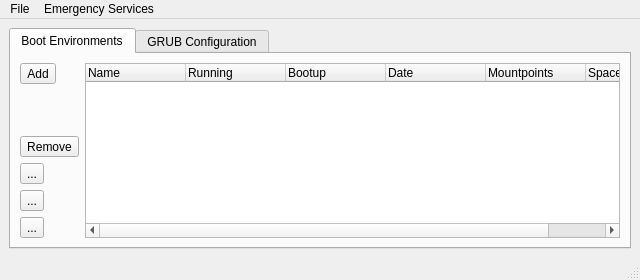
<?xml version="1.0" encoding="UTF-8"?>
<ui version="4.0">
 <class>mainUI</class>
 <widget class="QMainWindow" name="mainUI">
  <property name="geometry">
   <rect>
    <x>0</x>
    <y>0</y>
    <width>640</width>
    <height>262</height>
   </rect>
  </property>
  <property name="windowTitle">
   <string>PC-BSD Bootup Configuration</string>
  </property>
  <widget class="QWidget" name="centralwidget">
   <layout class="QVBoxLayout" name="verticalLayout">
    <item>
     <widget class="QTabWidget" name="tabWidget">
      <property name="currentIndex">
       <number>0</number>
      </property>
      <widget class="QWidget" name="tab_BE">
       <attribute name="title">
        <string>Boot Environments</string>
       </attribute>
       <layout class="QVBoxLayout" name="verticalLayout_3">
        <item>
         <layout class="QHBoxLayout" name="horizontalLayout">
          <item>
           <layout class="QVBoxLayout" name="verticalLayout_2">
            <item>
             <widget class="QToolButton" name="tool_BEadd">
              <property name="statusTip">
               <string>Create a new boot environment</string>
              </property>
              <property name="text">
               <string>Add</string>
              </property>
              <property name="icon">
               <iconset resource="pc-bootconfig.qrc">
                <normaloff>:/icons/plus.png</normaloff>:/icons/plus.png</iconset>
              </property>
             </widget>
            </item>
            <item>
             <spacer name="verticalSpacer">
              <property name="orientation">
               <enum>Qt::Vertical</enum>
              </property>
              <property name="sizeHint" stdset="0">
               <size>
                <width>20</width>
                <height>40</height>
               </size>
              </property>
             </spacer>
            </item>
            <item>
             <widget class="QToolButton" name="tool_BErem">
              <property name="statusTip">
               <string>Remove the currently selected boot environment</string>
              </property>
              <property name="text">
               <string>Remove</string>
              </property>
              <property name="icon">
               <iconset resource="pc-bootconfig.qrc">
                <normaloff>:/icons/minus.png</normaloff>:/icons/minus.png</iconset>
              </property>
             </widget>
            </item>
            <item>
             <widget class="QToolButton" name="tool_BEcp">
              <property name="statusTip">
               <string>Make a copy of the selected boot environment</string>
              </property>
              <property name="text">
               <string>...</string>
              </property>
              <property name="icon">
               <iconset resource="pc-bootconfig.qrc">
                <normaloff>:/icons/copy.png</normaloff>:/icons/copy.png</iconset>
              </property>
             </widget>
            </item>
            <item>
             <widget class="QToolButton" name="tool_BEmv">
              <property name="statusTip">
               <string>Rename the currently selected boot environment</string>
              </property>
              <property name="text">
               <string>...</string>
              </property>
              <property name="icon">
               <iconset resource="pc-bootconfig.qrc">
                <normaloff>:/icons/rename.png</normaloff>:/icons/rename.png</iconset>
              </property>
             </widget>
            </item>
            <item>
             <widget class="QToolButton" name="tool_BEactivate">
              <property name="statusTip">
               <string>Activate the selected boot environment to be used with next reboot</string>
              </property>
              <property name="text">
               <string>...</string>
              </property>
              <property name="icon">
               <iconset resource="pc-bootconfig.qrc">
                <normaloff>:/icons/star.png</normaloff>:/icons/star.png</iconset>
              </property>
             </widget>
            </item>
           </layout>
          </item>
          <item>
           <widget class="QTreeWidget" name="tree_BE">
            <property name="indentation">
             <number>0</number>
            </property>
            <attribute name="headerDefaultSectionSize">
             <number>100</number>
            </attribute>
            <column>
             <property name="text">
              <string>Name</string>
             </property>
            </column>
            <column>
             <property name="text">
              <string>Running</string>
             </property>
            </column>
            <column>
             <property name="text">
              <string>Bootup</string>
             </property>
            </column>
            <column>
             <property name="text">
              <string>Date</string>
             </property>
            </column>
            <column>
             <property name="text">
              <string>Mountpoints</string>
             </property>
            </column>
            <column>
             <property name="text">
              <string>Space</string>
             </property>
            </column>
           </widget>
          </item>
         </layout>
        </item>
       </layout>
      </widget>
      <widget class="QWidget" name="tab_GRUB">
       <attribute name="title">
        <string>GRUB Configuration</string>
       </attribute>
       <layout class="QHBoxLayout" name="horizontalLayout_5">
        <item>
         <widget class="QGroupBox" name="group_GRUBsettings">
          <property name="title">
           <string>Settings</string>
          </property>
          <layout class="QFormLayout" name="formLayout">
           <item row="3" column="0">
            <widget class="QLabel" name="label_3">
             <property name="text">
              <string>Timer</string>
             </property>
            </widget>
           </item>
           <item row="3" column="1">
            <widget class="QSpinBox" name="spin_GRUBtimer">
             <property name="statusTip">
              <string>Amount of time before the default option is started (0 deactivates automatic booting)</string>
             </property>
             <property name="suffix">
              <string> seconds</string>
             </property>
             <property name="minimum">
              <number>0</number>
             </property>
            </widget>
           </item>
           <item row="2" column="0">
            <widget class="QLabel" name="label_2">
             <property name="text">
              <string>Font File</string>
             </property>
            </widget>
           </item>
           <item row="2" column="1">
            <layout class="QHBoxLayout" name="horizontalLayout_3">
             <item>
              <widget class="QLineEdit" name="line_GRUBfontfile">
               <property name="statusTip">
                <string>Font file for GRUB to use</string>
               </property>
              </widget>
             </item>
             <item>
              <widget class="QToolButton" name="tool_GRUBfontfile">
               <property name="statusTip">
                <string>Select a font file for GRUB</string>
               </property>
               <property name="text">
                <string>...</string>
               </property>
               <property name="icon">
                <iconset resource="pc-bootconfig.qrc">
                 <normaloff>:/icons/folder.png</normaloff>:/icons/folder.png</iconset>
               </property>
              </widget>
             </item>
            </layout>
           </item>
           <item row="4" column="1">
            <widget class="QCheckBox" name="check_GRUBshowcountdown">
             <property name="statusTip">
              <string>Display the GRUB menu during the countdown</string>
             </property>
             <property name="text">
              <string>Show Timer Countdown</string>
             </property>
            </widget>
           </item>
           <item row="1" column="0">
            <widget class="QLabel" name="label">
             <property name="text">
              <string>Theme File</string>
             </property>
            </widget>
           </item>
           <item row="1" column="1">
            <layout class="QHBoxLayout" name="horizontalLayout_2">
             <item>
              <widget class="QLineEdit" name="line_GRUBthemefile">
               <property name="statusTip">
                <string>Theme file for GRUB to use</string>
               </property>
              </widget>
             </item>
             <item>
              <widget class="QToolButton" name="tool_GRUBthemefile">
               <property name="statusTip">
                <string>Select a theme file for GRUB</string>
               </property>
               <property name="text">
                <string>...</string>
               </property>
               <property name="icon">
                <iconset resource="pc-bootconfig.qrc">
                 <normaloff>:/icons/folder.png</normaloff>:/icons/folder.png</iconset>
               </property>
              </widget>
             </item>
            </layout>
           </item>
           <item row="0" column="0" colspan="2">
            <layout class="QHBoxLayout" name="horizontalLayout_6">
             <item>
              <widget class="QToolButton" name="tool_GRUBsavedefaults">
               <property name="statusTip">
                <string>Save the current settings configuration</string>
               </property>
               <property name="text">
                <string>...</string>
               </property>
               <property name="icon">
                <iconset resource="pc-bootconfig.qrc">
                 <normaloff>:/icons/save.png</normaloff>:/icons/save.png</iconset>
               </property>
              </widget>
             </item>
             <item>
              <widget class="QToolButton" name="tool_GRUBresetdefaults">
               <property name="statusTip">
                <string>Re-load the GRUB settings</string>
               </property>
               <property name="text">
                <string>...</string>
               </property>
               <property name="icon">
                <iconset resource="pc-bootconfig.qrc">
                 <normaloff>:/icons/sync.png</normaloff>:/icons/sync.png</iconset>
               </property>
              </widget>
             </item>
             <item>
              <spacer name="horizontalSpacer_2">
               <property name="orientation">
                <enum>Qt::Horizontal</enum>
               </property>
               <property name="sizeHint" stdset="0">
                <size>
                 <width>40</width>
                 <height>20</height>
                </size>
               </property>
              </spacer>
             </item>
            </layout>
           </item>
          </layout>
         </widget>
        </item>
        <item>
         <widget class="Line" name="line">
          <property name="orientation">
           <enum>Qt::Vertical</enum>
          </property>
         </widget>
        </item>
        <item>
         <widget class="QGroupBox" name="group_GRUBentries">
          <property name="title">
           <string>Custom Entries</string>
          </property>
          <layout class="QVBoxLayout" name="verticalLayout_4">
           <item>
            <layout class="QHBoxLayout" name="horizontalLayout_4">
             <item>
              <widget class="QToolButton" name="tool_GRUBsaveentries">
               <property name="statusTip">
                <string>Save the current entry configuration</string>
               </property>
               <property name="text">
                <string>...</string>
               </property>
               <property name="icon">
                <iconset resource="pc-bootconfig.qrc">
                 <normaloff>:/icons/save.png</normaloff>:/icons/save.png</iconset>
               </property>
              </widget>
             </item>
             <item>
              <widget class="QToolButton" name="tool_GRUBresetentries">
               <property name="statusTip">
                <string>Re-load the GRUB entries file</string>
               </property>
               <property name="text">
                <string>...</string>
               </property>
               <property name="icon">
                <iconset resource="pc-bootconfig.qrc">
                 <normaloff>:/icons/sync.png</normaloff>:/icons/sync.png</iconset>
               </property>
              </widget>
             </item>
             <item>
              <spacer name="horizontalSpacer">
               <property name="orientation">
                <enum>Qt::Horizontal</enum>
               </property>
               <property name="sizeHint" stdset="0">
                <size>
                 <width>40</width>
                 <height>20</height>
                </size>
               </property>
              </spacer>
             </item>
            </layout>
           </item>
           <item>
            <widget class="QPlainTextEdit" name="text_GRUBentries"/>
           </item>
          </layout>
         </widget>
        </item>
       </layout>
      </widget>
     </widget>
    </item>
   </layout>
  </widget>
  <widget class="QMenuBar" name="menubar">
   <property name="geometry">
    <rect>
     <x>0</x>
     <y>0</y>
     <width>640</width>
     <height>20</height>
    </rect>
   </property>
   <widget class="QMenu" name="menuFile">
    <property name="title">
     <string>File</string>
    </property>
    <addaction name="actionClose"/>
   </widget>
   <widget class="QMenu" name="menuAdvanced">
    <property name="title">
     <string>Emergency Services</string>
    </property>
    <addaction name="action_rebuildGRUBmenu"/>
    <addaction name="action_restoreGRUBdefaults"/>
   </widget>
   <addaction name="menuFile"/>
   <addaction name="menuAdvanced"/>
  </widget>
  <widget class="QStatusBar" name="statusbar"/>
  <action name="actionClose">
   <property name="icon">
    <iconset resource="pc-bootconfig.qrc">
     <normaloff>:/icons/close.png</normaloff>:/icons/close.png</iconset>
   </property>
   <property name="text">
    <string>Close</string>
   </property>
  </action>
  <action name="action_rebuildGRUBmenu">
   <property name="icon">
    <iconset resource="pc-bootconfig.qrc">
     <normaloff>:/icons/gear.png</normaloff>:/icons/gear.png</iconset>
   </property>
   <property name="text">
    <string>Rebuild GRUB Menu</string>
   </property>
  </action>
  <action name="action_restoreGRUBdefaults">
   <property name="icon">
    <iconset resource="pc-bootconfig.qrc">
     <normaloff>:/icons/undo.png</normaloff>:/icons/undo.png</iconset>
   </property>
   <property name="text">
    <string>Restore GRUB Defaults</string>
   </property>
  </action>
 </widget>
 <resources>
  <include location="pc-bootconfig.qrc"/>
 </resources>
 <connections/>
</ui>
